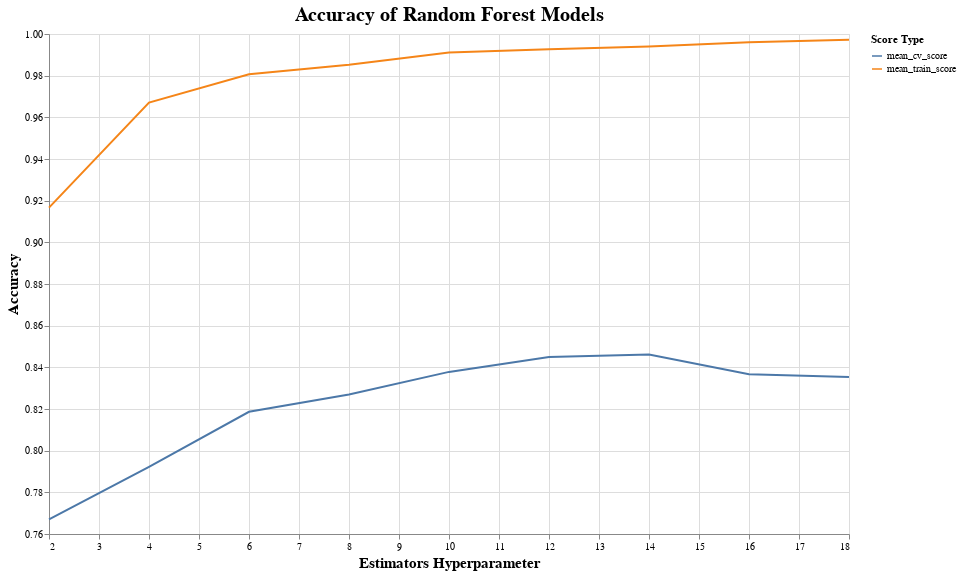

Notebook cell for this chart:
### Code cell
forest_plot = alt.Chart(forest_plot_df).mark_line().encode(
    x = alt.X('n_estimators', title = 'Estimators Hyperparameter'),
    y = alt.Y('accuracy', title = 'Accuracy', scale = alt.Scale(zero = False)),
    color = alt.Color('score_type', title = 'Score Type')
).properties(
    width = 800, height = 500,
    title = 'Accuracy of Random Forest Models',
).configure_axis(
    labelFontSize = 10, titleFontSize = 15
).configure_title(
    fontSize = 20
)

display(forest_plot)

### Figure 1 — Vega-Lite specification as saved in the notebook (floating-point values rounded to 4 significant figures)
{"config": {"view": {"continuousWidth": 400, "continuousHeight": 300}, "axis": {"labelFontSize": 10, "titleFontSize": 15}, "title": {"fontSize": 20}}, "data": {"name": "data-37dfc4dd13e4734585cf47ff36bafe4f"}, "mark": "line", "encoding": {"color": {"field": "score_type", "title": "Score Type", "type": "nominal"}, "x": {"field": "n_estimators", "title": "Estimators Hyperparameter", "type": "quantitative"}, "y": {"field": "accuracy", "scale": {"zero": false}, "title": "Accuracy", "type": "quantitative"}}, "height": 500, "title": "Accuracy of Random Forest Models", "width": 800, "$schema": "https://vega.github.io/schema/vega-lite/v4.17.0.json", "datasets": {"data-37dfc4dd13e4734585cf47ff36bafe4f": [{"n_estimators": 2, "score_type": "mean_train_score", "accuracy": 0.9166}, {"n_estimators": 4, "score_type": "mean_train_score", "accuracy": 0.9671}, {"n_estimators": 6, "score_type": "mean_train_score", "accuracy": 0.9807}, {"n_estimators": 8, "score_type": "mean_train_score", "accuracy": 0.9852}, {"n_estimators": 10, "score_type": "mean_train_score", "accuracy": 0.9911}, {"n_estimators": 12, "score_type": "mean_train_score", "accuracy": 0.9927}, {"n_estimators": 14, "score_type": "mean_train_score", "accuracy": 0.994}, {"n_estimators": 16, "score_type": "mean_train_score", "accuracy": 0.996}, {"n_estimators": 18, "score_type": "mean_train_score", "accuracy": 0.9972}, {"n_estimators": 2, "score_type": "mean_cv_score", "accuracy": 0.767}, {"n_estimators": 4, "score_type": "mean_cv_score", "accuracy": 0.7922}, {"n_estimators": 6, "score_type": "mean_cv_score", "accuracy": 0.8187}, {"n_estimators": 8, "score_type": "mean_cv_score", "accuracy": 0.827}, {"n_estimators": 10, "score_type": "mean_cv_score", "accuracy": 0.8378}, {"n_estimators": 12, "score_type": "mean_cv_score", "accuracy": 0.845}, {"n_estimators": 14, "score_type": "mean_cv_score", "accuracy": 0.8462}, {"n_estimators": 16, "score_type": "mean_cv_score", "accuracy": 0.8366}, {"n_estimators": 18, "score_type": "mean_cv_score", "accuracy": 0.8354}]}}
